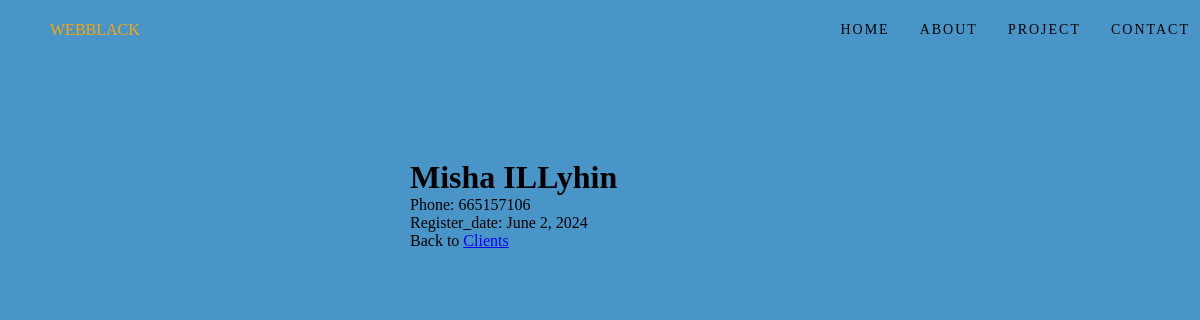
The page /clients/details/7 on the database its author committed.
### clients/models.py (models this page shows, shortened)
class Client(models.Model):
    firstname = models.CharField(max_length=255)
    lastname = models.CharField(max_length=255)
    phone = models.IntegerField(null=True)
    register_date = models.DateField(null=True)

### clients/views.py (the view)
# urls.py: path('clients/details/<int:id>', views.details, name='details'),
def details(request, id):
    client = Client.objects.get(id=id)
    template = loader.get_template('details.html')
    context = {
        'client': client,
    }
    return HttpResponse(template.render(context, request))

### clients/templates/details.html (shortened to what this page needs)
{% extends "master.html" %}
{% block content %}
    <h1>{{ client.firstname}} {{ client.lastname}}</h1>
    <p>Phone: {{ client.phone}}</p>
    <p>Register_date: {{ client.register_date}}</p>
    <p>Back to <a href="/clients">Clients</a></p>
{% endblock %}

### clients/static/css/style.css (style rules this page uses)
body { background-color: #4995c8; }

### rows shown on the page
Client: firstname "Misha", lastname "ILLyhin", phone "665157106", register_date "June 2, 2024"
